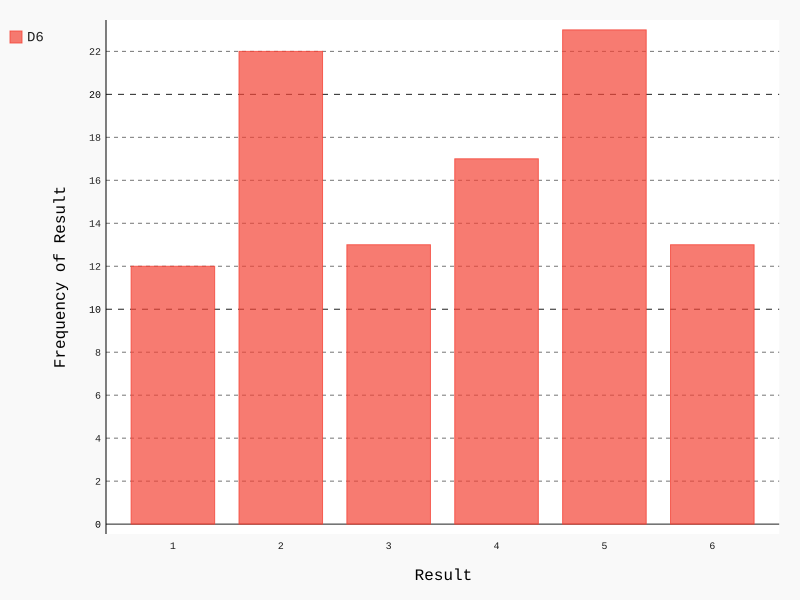

This chart was generated by the following Python code:
import pygal
from die import Die


# Create a D6.
die = Die()

#Make some rolls, and store results in a list.
results = []
for roll_num in range(100):
    result = die.roll()
    results.append(result)
#print (results)
    
# Analyze the results
frequencies = []
for value in range(1, die.num_sides + 1):
    frequency = results.count(value)
    frequencies.append(frequency)
#print(frequencies)
# Visualize the results

hist = pygal.Bar()
hist.tittle = "Results of rolling one D6 1000 times."
hist.x_labels = ['1','2','3','4','5','6']
hist.x_title = "Result"
hist.y_title = "Frequency of Result"
hist.add('D6', frequencies)
hist.render_to_file('die_visual.svg')
